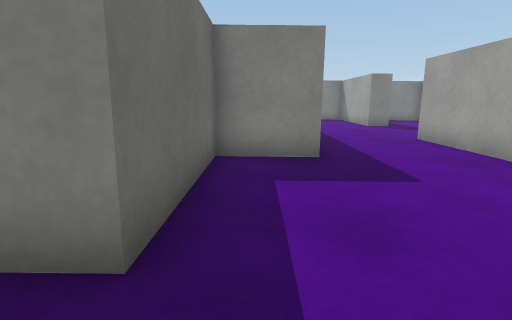
[1] (above)

16 first-person views from a walk through a 3-D level made in the Unity game engine. The camera is 0.59 m above the floor, tilts 10° down and sees 80° across. Doors are open. The floor is counted in squares, 0.5 m on a side. Each view is taken from the middle of a square. On the plan, view 1 faces up. The plan holds only what a view shows up to about 13 squares ahead; the rest is blank. The place goes on beyond the plan. The player is left out. Surface patterns are stand-ins for the level's own textures.

[2]
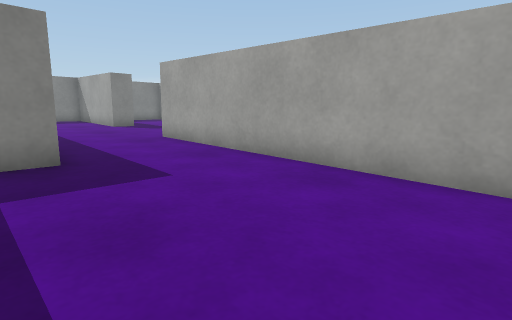

[3]
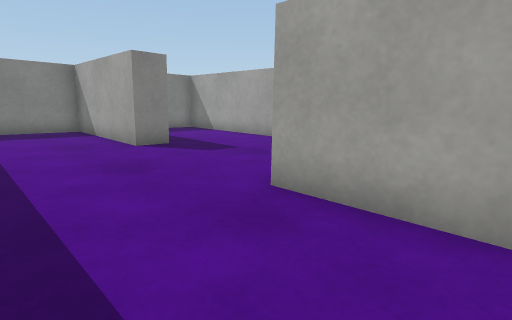

[4]
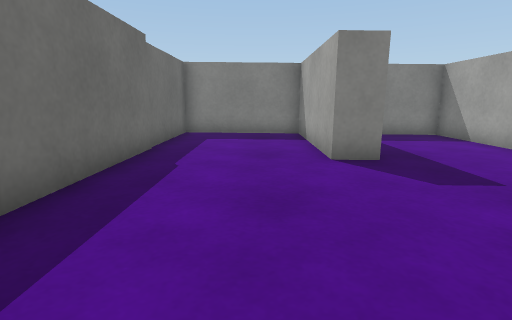

[5]
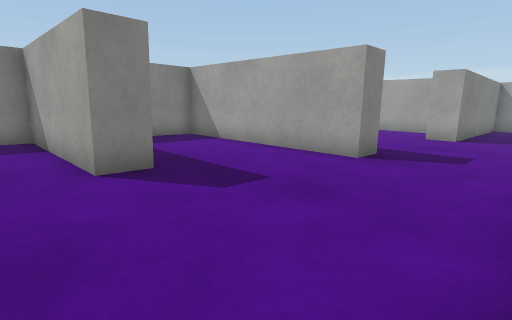

[6]
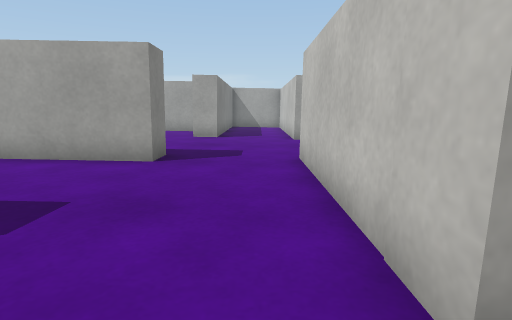

[7]
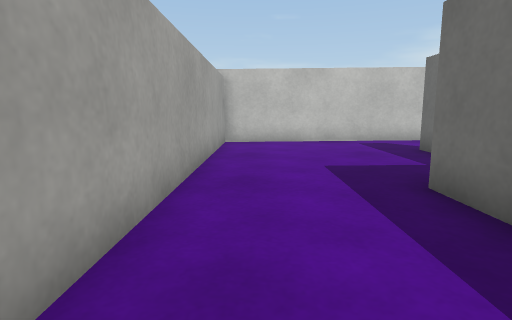

[8]
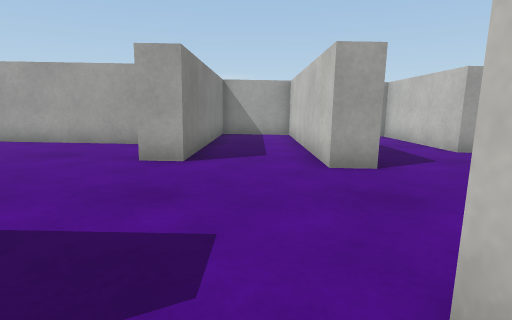

[9]
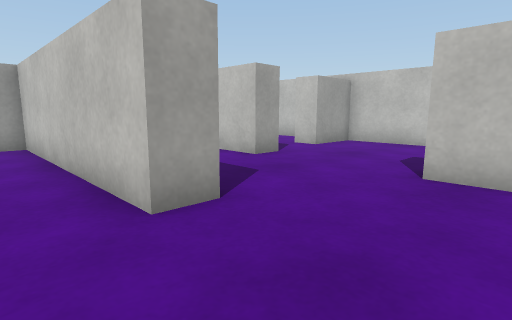

[10]
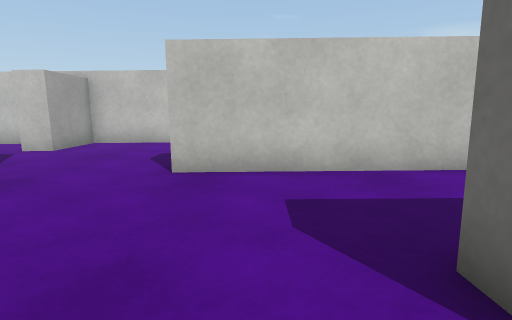

[11]
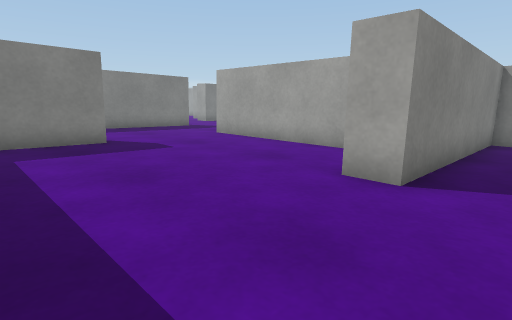

[12]
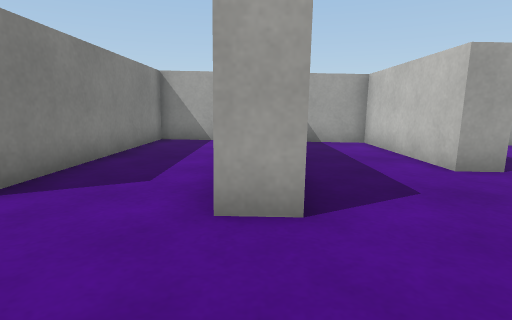

[13]
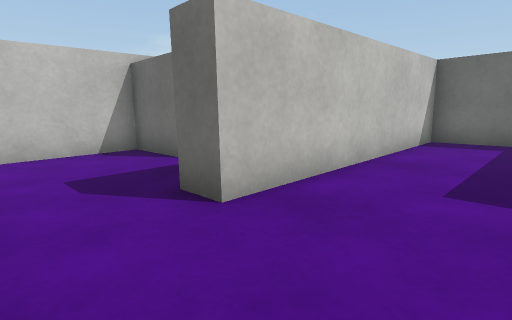

[14]
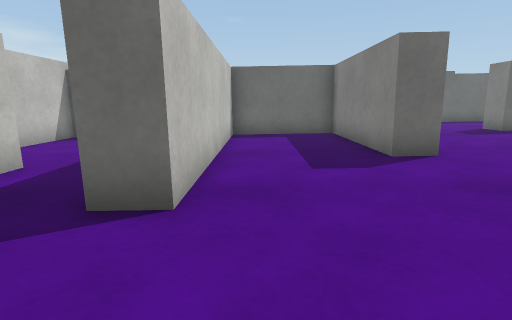

[15]
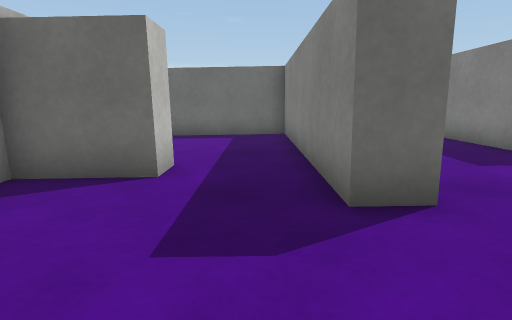

[16]
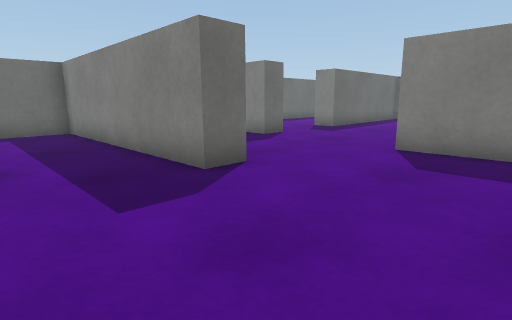

### Floor plan
Points are (right, up) in squares from view 1. A wall is a line through its corners. A room is listed if a view was taken in it or the views show most of it. See-through windows are left out.
Room 1 (views 1, 2, 3, 4, 5, 6, 7, 8)
walls: (6.6, 15.2) (5.6, 15.2) (5.6, 20.3) (1.5, 20.3) (1.4, 12); (1.4, 8.1) (1.4, 6.5) (-0.9, 6.5) (-0.9, 1.9); (11.7, 13.2) (10.7, 13.3) (10.7, 20.3) (8.6, 20.3); (-0.5, -1) (5.2, -1.1) (5.3, 10) (11.5, 9.9)
ways out: opening at (11, 12) to room 2; opening at (-1.5, 0.5)
Room 2 (views 9, 10, 11, 12, 13, 14, 15, 16)
walls: (18.4, 8.4) (16.2, 8.5) (16.3, 9.4) (24.5, 9.4) (24.5, 12.6) (16.8, 12.6) (16.8, 13.6); (11.5, 9.9) (11.5, 8.9) (6.3, 8.9) (6.3, 5.1) (14.7, 5) (14.7, 4) (13.5, 4); (19.9, 14.7) (19.9, 21.2); (19.1, 3.9) (19.1, 5) (24.5, 5) (24.5, 7.1); (15.3, 20.3) (12.8, 20.3); (13.1, 1.4) (13, -1.1) (19.5, -1.1) (19.5, 1.3)
ways out: opening at (11, 12) to room 1; opening at (12.5, 2.5) to room 3; opening at (20, 2.5)
Room 3 (no view inside)
walls: (12, 1.4) (13.1, 1.4); (13.5, 4) (6.3, 4.1) (6.2, -1.1) (9, -1.1)
ways out: opening at (12.5, 2.5) to room 2

Where each view was taken, in squares from view 1:
view 1: 0 up, 0 right, facing up
view 2: 0 up, 0 right, facing up-right
view 3: 7 up, 2 right, facing up-right
view 4: 9 up, 4 right, facing up
view 5: 10 up, 4 right, facing up-right
view 6: 11 up, 4 right, facing right
view 7: 11 up, 4 right, facing down
view 8: 11 up, 10 right, facing right
view 9: 11 up, 13 right, facing down-right
view 10: 11 up, 13 right, facing down
view 11: 11 up, 12 right, facing up-right
view 12: 9 up, 13 right, facing right
view 13: 8 up, 17 right, facing down-left
view 14: 6 up, 18 right, facing left
view 15: 3 up, 18 right, facing left
view 16: 1 up, 19 right, facing up-left
